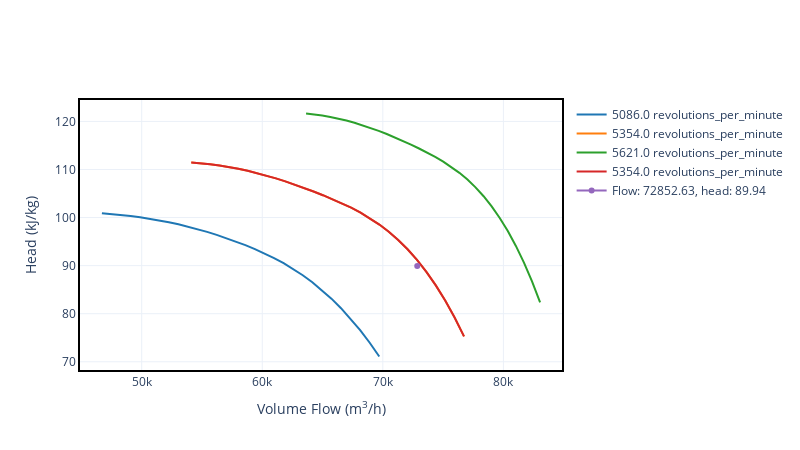

Notebook code cell kept with this figure:
### Code cell
fig = imp_1sec.head_plot(flow_v_units="m**3/h",head_units="kJ/kg",
                    speed_units="rpm",flow_v= point_1sec.flow_v, speed = point_1sec.speed)
fig.update_layout(height=450,width=800)
